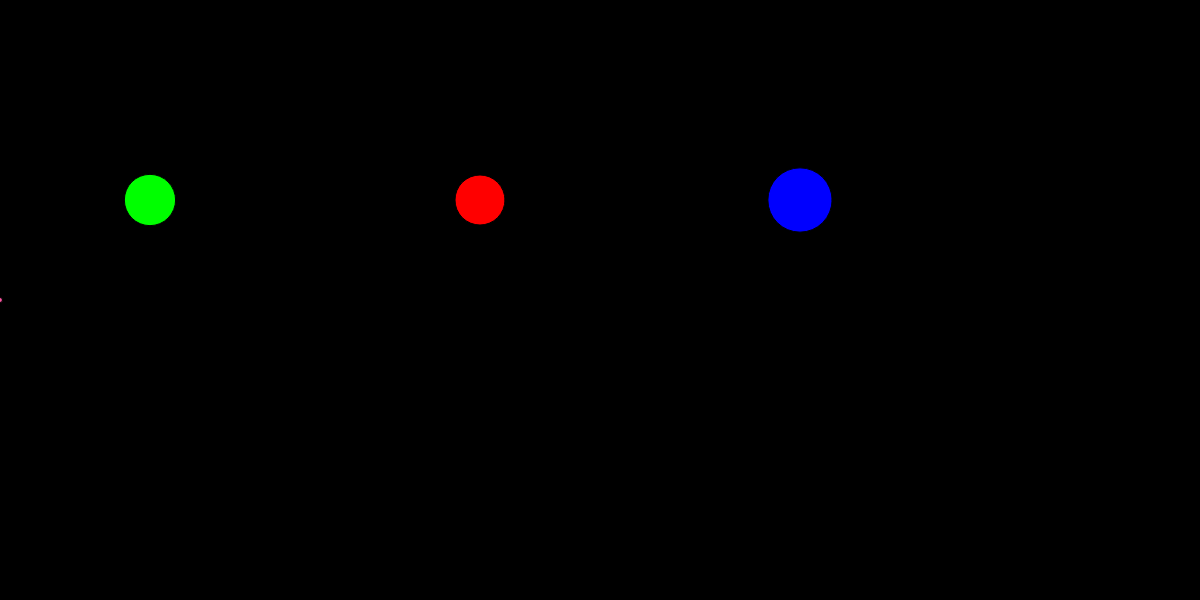
Frame 1 (no input)
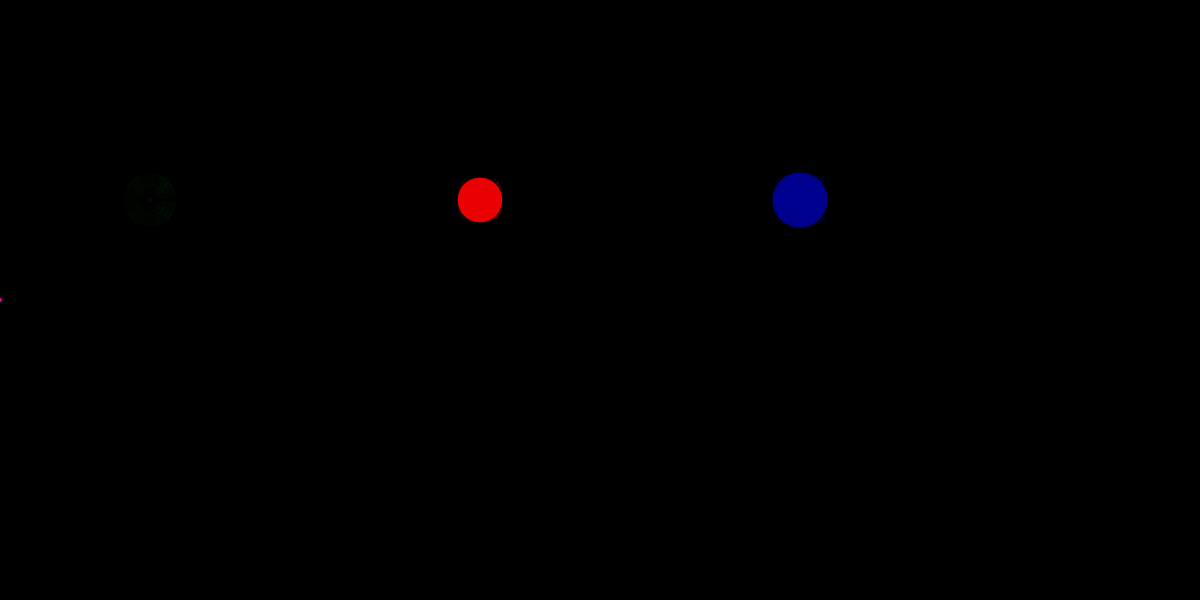
Frame 60 (no input)
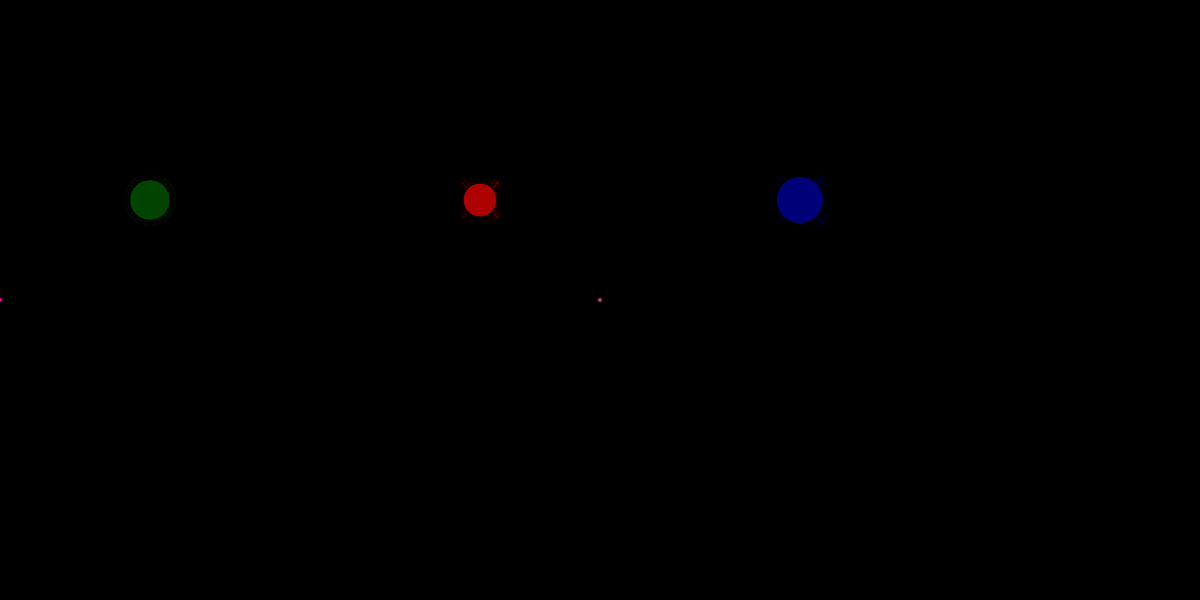
Frame 120 (the mouse pressed at the canvas centre since frame 60)

The p5.js sketch that drew these frames (run headless with seeded random() and noise() and a simulated clock; from frame 60 on, the mouse is pressed at the canvas centre):

// p5.js sketch
// ── sketch.js
var redTrack, blueTrack, greenTrack; // rotating balls tracking variables

function setup() {
  createCanvas(1200,600);
  background(0);
  redTrack = {angle:0, mult:50, size:0, rgb:255};
  blueTrack = {angle:50, mult:100,size:0, rgb:255};
  greenTrack = {angle:250, mult:150,size:0, rgb:255};
}

function draw() {
  // Let's try creating red track
  redTrack.size =  redTrack.mult * cos(radians(redTrack.angle));
  // value, start1, stop1, start2,stop 
  fill(redTrack.rgb,0,0); //redTracks fill
  redTrack.rgb = map(abs(cos(radians(redTrack.angle))), 0, 1, 0, 255); // playing around with map
  ellipse(width/2.5, height/3, redTrack.size, redTrack.size);
  redTrack.angle = redTrack.angle + .4;
  
  // blueTrack
  blueTrack.size =  blueTrack.mult * cos(radians(blueTrack.angle));
  // value, start1, stop1, start2,stop 
  fill(0,0,blueTrack.rgb); //redTracks fill
  blueTrack.rgb = map(abs(cos(radians(blueTrack.angle))), 0, 1, 0, 255); // playing around with map
  ellipse(width/1.5, height/3, blueTrack.size, blueTrack.size);
  blueTrack.angle = blueTrack.angle + .1;
  
  // greenTrack
  greenTrack.size =  greenTrack.mult * cos(radians(greenTrack.angle));
  // value, start1, stop1, start2,stop 
  fill(0,greenTrack.rgb,0); //greenTracks fill
  greenTrack.rgb = map(abs(cos(radians(greenTrack.angle))), 0, 1, 0, 255); // playing around with map
  ellipse(width/8, height/3, greenTrack.size, greenTrack.size);
  greenTrack.angle = greenTrack.angle + .3;
  
  // give our users a drawing limit
  fill(redTrack.rgb,greenTrack.rgb,blueTrack.rgb); //redTracks fill
  var useThisY = mouseY;
  if (useThisY < height/2) useThisY = height/2;
  if (useThisY > height) useThisY = height;
  var useThisX = mouseX;
  if (useThisX > width ) useThisX = width;
  if (useThisX < 0) useThisX = 0;
  ellipse(mouseX, useThisY, 5,5);
}
